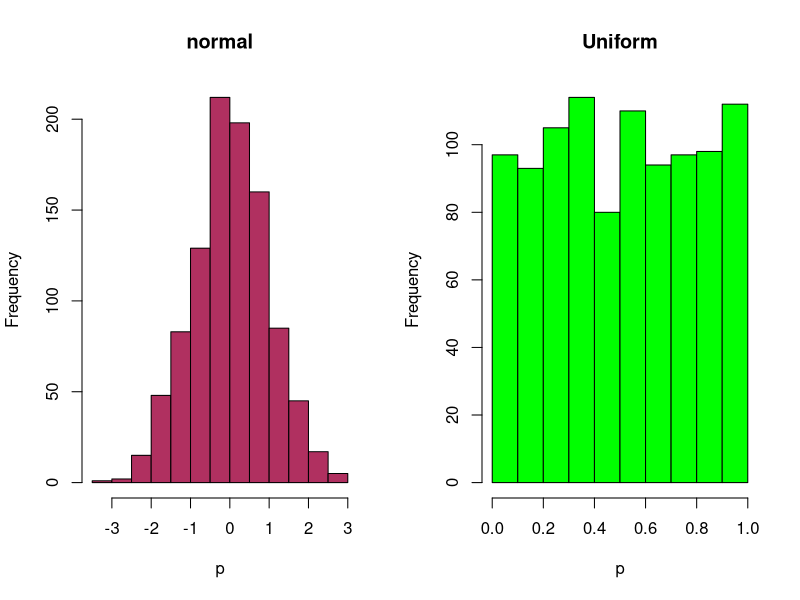
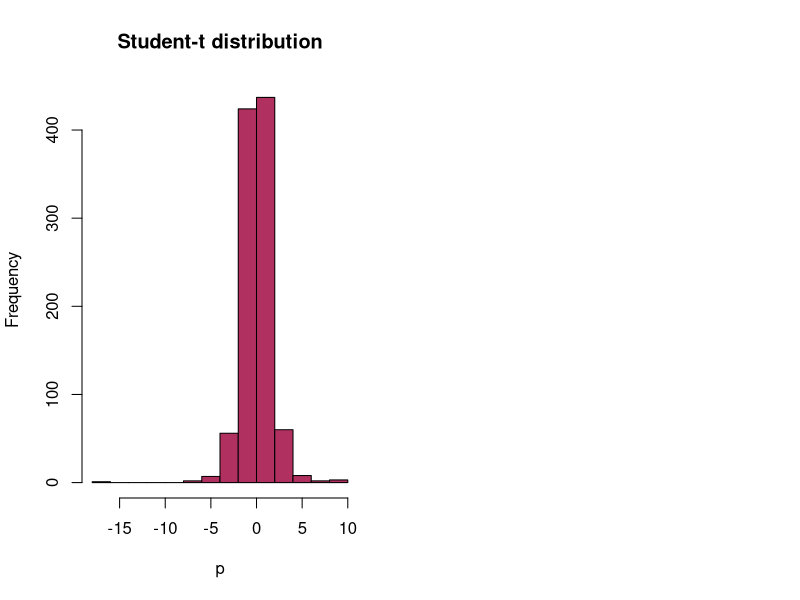
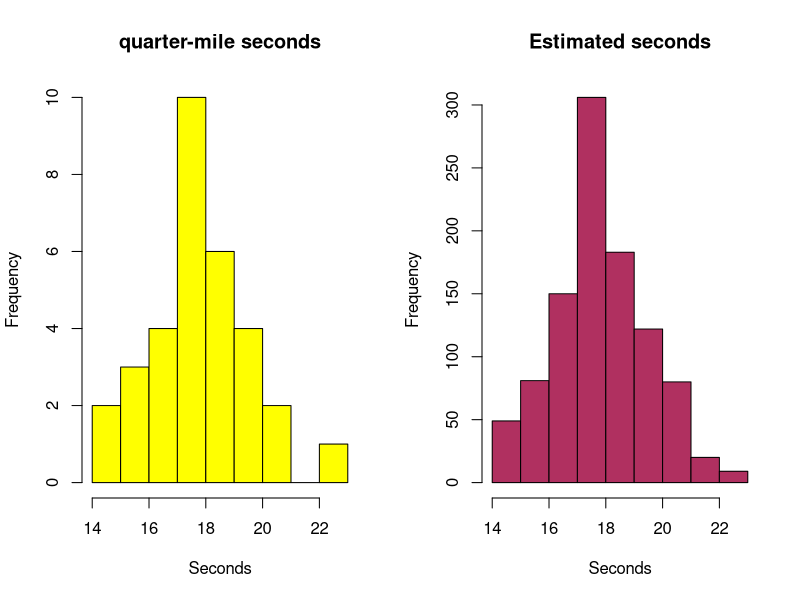
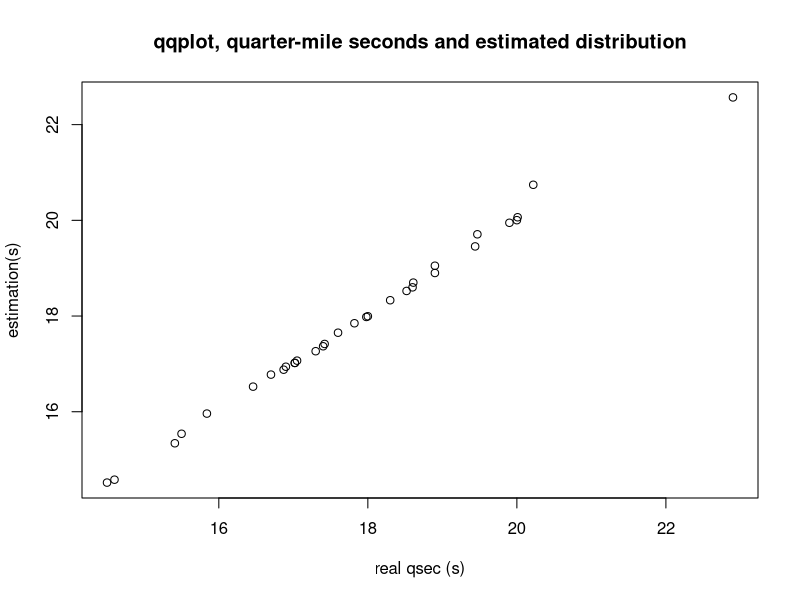

The R source for these figures, in order:
## ---- chunk 1
knitr::opts_chunk$set(echo = TRUE)
set.seed(12314159)

imageDirectory <- "./img"
dataDirectory <- "./data"
path_concat <- function(path1, path2, sep="/") paste(path1, path2, sep = sep)
## ---- chunk 2
            r_unifgenFx <- function(n, qfunction = qnorm) {
                                # Insert your code here
                                random <- runif(n)
                                qfunction(random)
                                 }
## ---- chunk 3
            # make sure we all get the same result
            set.seed(1234567)
            # save the currentgraphical parameters and set `mfrow`
            oldPar <- par(mfrow = c(1,2))
            
            hist(r_unifgenFx(1000),main = "normal", xlab="p", col = 'maroon', border="black")  # Standard normal
            
            hist(r_unifgenFx(1000, qfunction = qunif), main = 'Uniform', xlab = 'p', col = 'green',border="black")
            par(oldPar) # Return to original graphical parameters
## ---- chunk 4
              set.seed(1234567)
              oldPar <- par(mfrow = c(1,2))
              hist(qt(r_unifgenFx(1000, qfunction = qunif), df=3), main = 'Student-t distribution', xlab = 'p', col = 'maroon')
              par(oldPar) # Return to original graphical parameters
## ---- chunk 5
            quantile(mtcars$qsec)
## ---- chunk 6
  estimated_qsec <- quantile(mtcars$qsec, probs = runif(1000, min = 0, max =1))
  
## ---- chunk 7
          set.seed(1234567)
            oldPar <- par(mfrow = c(1,2))
            hist(mtcars$qsec,main = 'quarter-mile seconds', xlab = 'Seconds', col = 'yellow')
            hist(estimated_qsec, main = 'Estimated seconds', xlab = 'Seconds', col = 'maroon')
            par(oldPar) 
## ---- chunk 8
            qqplot(mtcars$qsec, estimated_qsec, main = 'qqplot, quarter-mile seconds and estimated distribution', xlab = 'real qsec (s)', ylab = 'estimation(s)')
